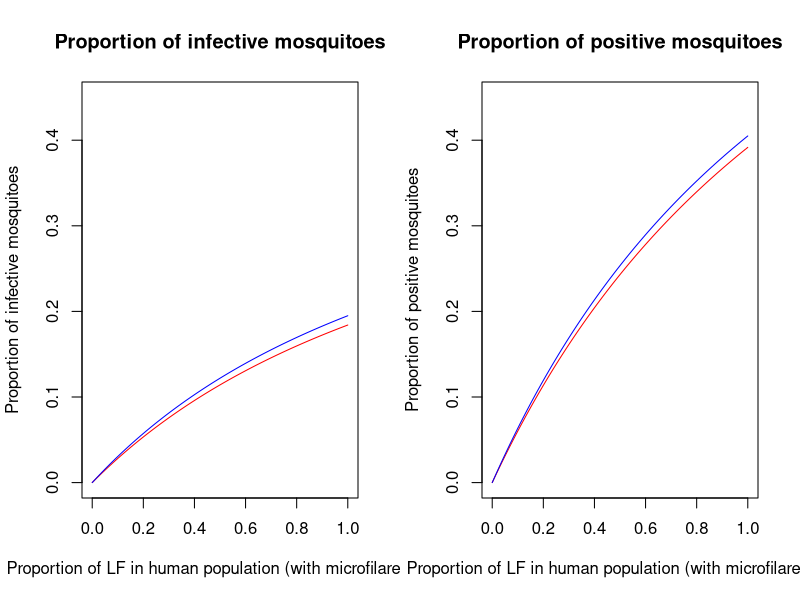
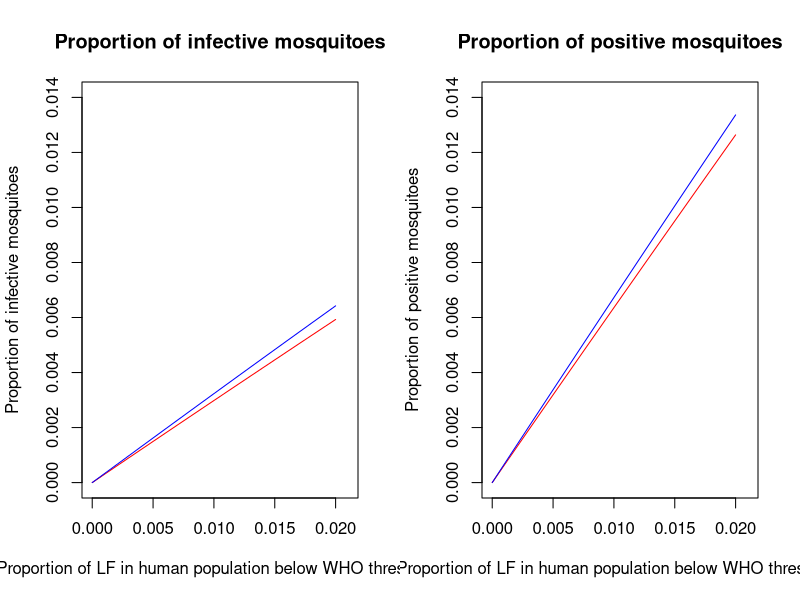

These charts were generated, in order, by the following R code:
library(tidyverse)

# wd =  # Change the working directory to the location of the *.csv files if downloaded to PC
# setwd(wd)

An_g <- read.csv("Output_InfHuman_Angambiae.csv")
An_a <- read.csv("Output_InfHuman_Anarabiensis.csv")

dat <- left_join(An_g, An_a, by = "InfHuman_values", relationship = "many-to-many")
# x = An. gambiae (red)
# y = An. arabiensis (blue)

# Given all values of InfHuman
par(mfrow = c(1,2))
plot(dat$InfHuman_values, dat$Prev_loop.x, # An. gambiae
     xlab = "Proportion of LF in human population (with microfilaremia)",
     ylab = "Proportion of infective mosquitoes",
     main = "Proportion of infective mosquitoes",
     xlim = c(0,1), ylim = c(0,.45), type = "l", col = "red")
lines(dat$InfHuman_values, dat$Prev_loop.y, col = "blue") # An. arabiensis

plot(dat$InfHuman_values, dat$Pos_loop.x, # An. gambiae
     xlab = "Proportion of LF in human population (with microfilaremia)",
     ylab = "Proportion of positive mosquitoes",
     main = "Proportion of positive mosquitoes",
     xlim = c(0,1), ylim = c(0,.45), type = "l", col = "red")
lines(dat$InfHuman_values, dat$Pos_loop.y, col = "blue") # An. arabiensis
par(mfrow = c(1,1))


# ONLY InfHuman below WHO threshold (either it is .01 or .02)
dat <- dat %>% 
  filter(InfHuman_values <= .020)

par(mfrow = c(1,2))
plot(dat$InfHuman_values, dat$Prev_loop.x, # An. gambiae
     xlab = "Proportion of LF in human population below WHO thresholds",
     ylab = "Proportion of infective mosquitoes",
     main = "Proportion of infective mosquitoes",
     xlim = c(0,.021), ylim = c(0,.014), type = "l", col = "red")
lines(dat$InfHuman_values, dat$Prev_loop.y, col = "blue") # An. arabiensis

plot(dat$InfHuman_values, dat$Pos_loop.x, # An. gambiae
     xlab = "Proportion of LF in human population below WHO thresholds",
     ylab = "Proportion of positive mosquitoes",
     main = "Proportion of positive mosquitoes",
     xlim = c(0,.021), ylim = c(0,.014), type = "l", col = "red")
lines(dat$InfHuman_values, dat$Pos_loop.y, col = "blue") # An. arabiensis
par(mfrow = c(1,1))
